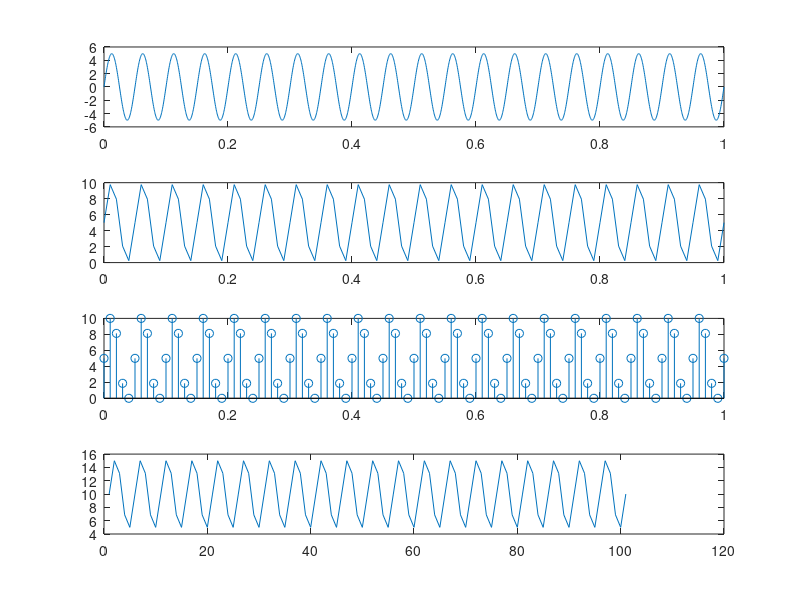

MATLAB code to generate this figure:
fm = 20;
fs = fm*5;
Am = 5;
% Make time for non sampled signal
t = 0:(1/(20*fs)):1;
mt = Am.*sin((2*pi*fm).*t)
subplot(4,1,1);
plot(t,mt)

% sampling the message signal
t = 0:(1/fs):1;
dt = Am.*sin((2*pi*fm).*t) + Am;
% Quantization levels
level = 8;
subplot(4,1,2);
plot(t, dt)
dt = dt + (Am/(2*level));
dt = dt - mod(dt,(Am/level));

subplot(4,1,3);
stem(t, dt);
% Encode the signal
dt = dt/1.25;

st = dt.*1.25 + Am;
subplot(4,1,4);
plot(st)